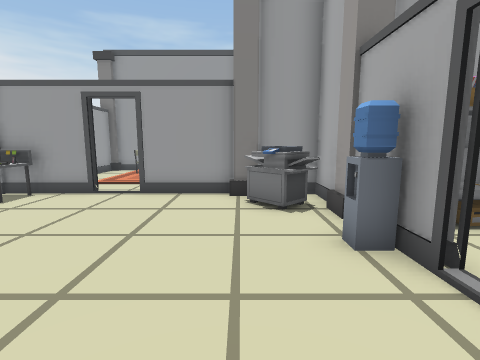
View 1 (above)

16 first-person views from a walk through a Unity game level. The camera is 1.5 m above the floor, tilts 8° down and sees 85° across. Doors are open. The floor is counted in squares, 1 m on a side. Each view is taken from the middle of a square. On the plan, view 1 faces up. The plan holds only what a view shows up to about 14 squares ahead; the rest is blank. The place goes on beyond the plan. Some animated figures are not drawn.

View 2
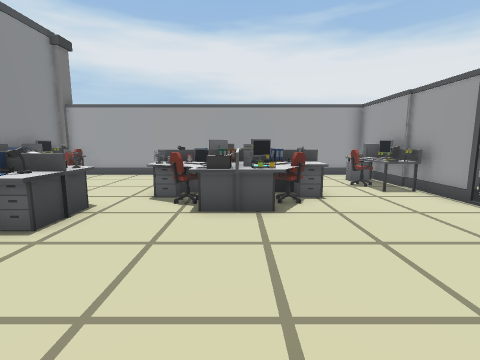

View 3
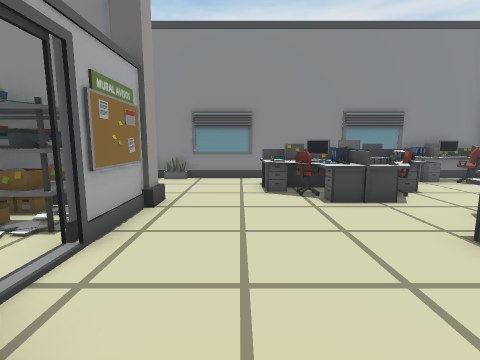

View 4
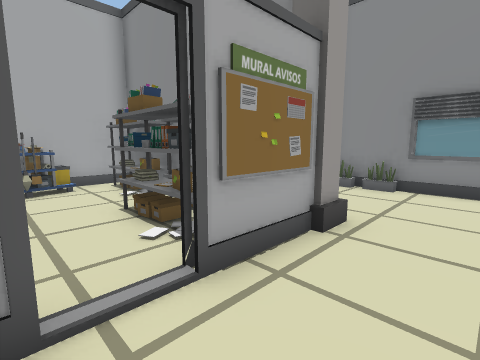

View 5
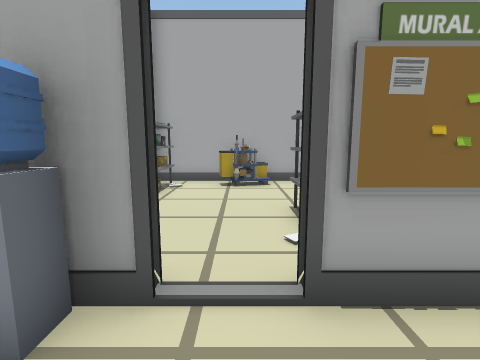

View 6
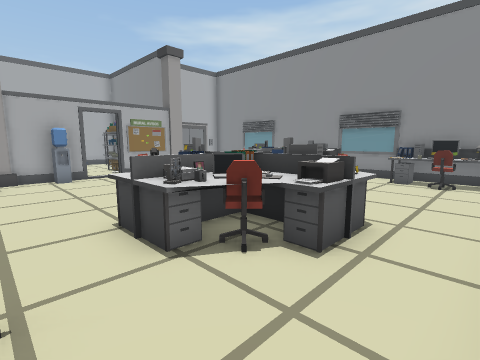

View 7
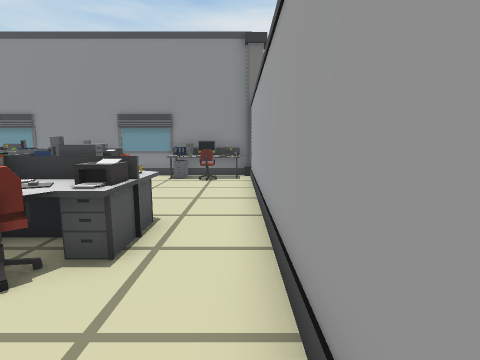

View 8
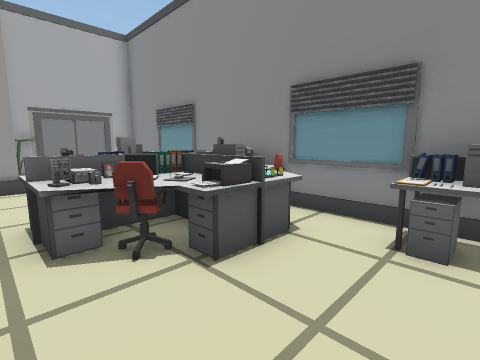

View 9
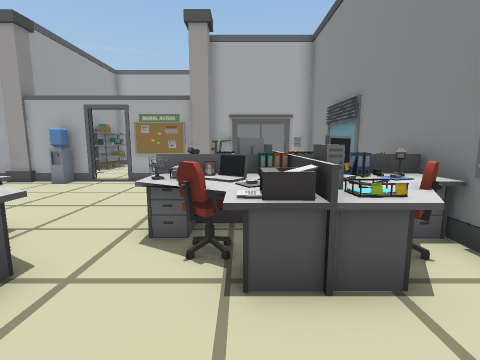

View 10
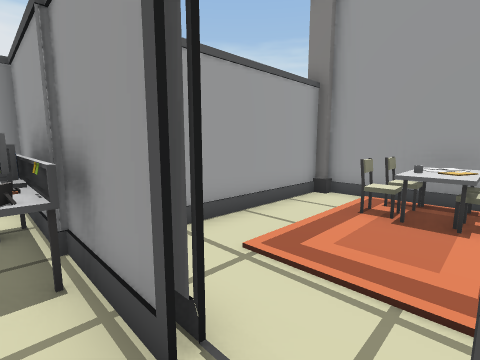

View 11
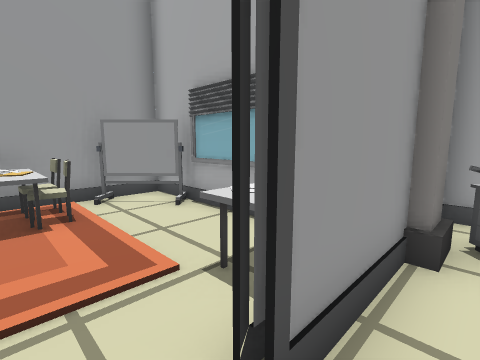

View 12
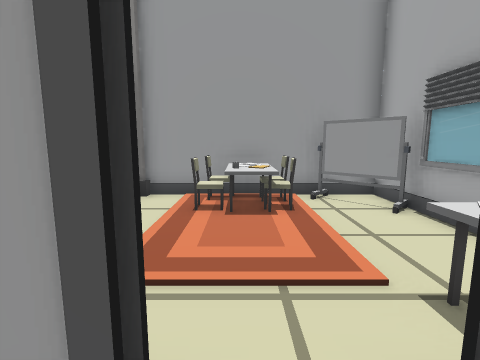

View 13
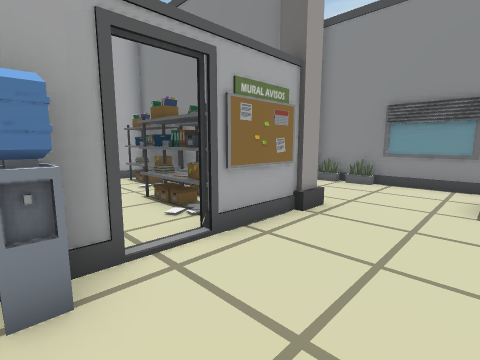

View 14
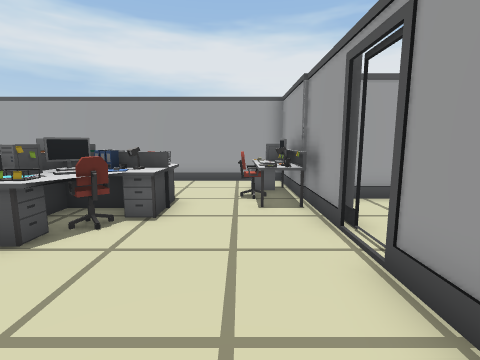

View 15
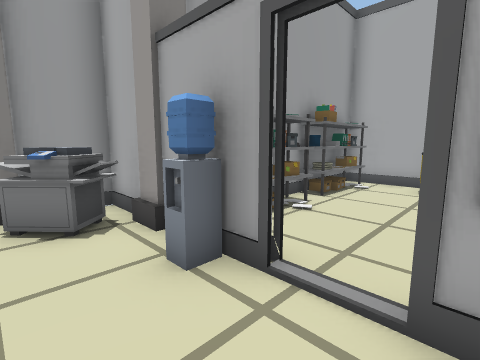

View 16
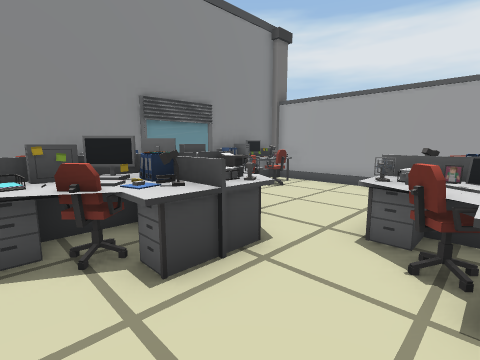

### Floor plan
Key: @ floor where view 1 was taken; # wall or solid block; . floor; D open door; ^ raised ledge; T table; R rug; P pillar; E desk; S shelf; C chair; A cart; L plant; O other object.
Columns run from 11 left of view 1 to 11 right of it. Each row starts with its distance up from view 1.
 15     ########
 14     #.RTT..#
 13     #.TTT..#
 12     #.RTR..#
 11     #.RRR..#
 10     #.RRR..
  9     #....TT
  8 #######DD#.P##
  7 #.EECE.......#
  6 #............PP
  5 #.............PSSSSSSS#
  4 #...CEC......#S.......#
  3 #..CCECC.....DD.......#
  2 #..EE#EE............AA#
  1 #..OOECC.....DSSSS...A#
  0 #...OEC....@..SSSSSSSS#
 -1 #............PPSSSSSSS#
 -2 #......CEC....PL#
 -3 #.....CCECE.... #
 -4 #.....EEEEE.... #
 -5 #ECCE.CCE ^.....#
 -6 PPEEE##E#^#######
 -7  P

Positions as (right, up) in squares from view 1, and headings:
1: (0, 0), facing up
2: (2, 2), facing left
3: (0, 5), facing down
4: (0, 3), facing down-right
5: (0, 2), facing right
6: (-10, 6), facing down-right
7: (-10, 6), facing down
8: (-8, -1), facing down-right
9: (-8, -3), facing right
10: (-3, 7), facing up-left
11: (-4, 7), facing up-right
12: (-4, 7), facing up
13: (-1, 4), facing down-right
14: (0, 6), facing left
15: (0, 1), facing up-right
16: (-1, 1), facing down-left
